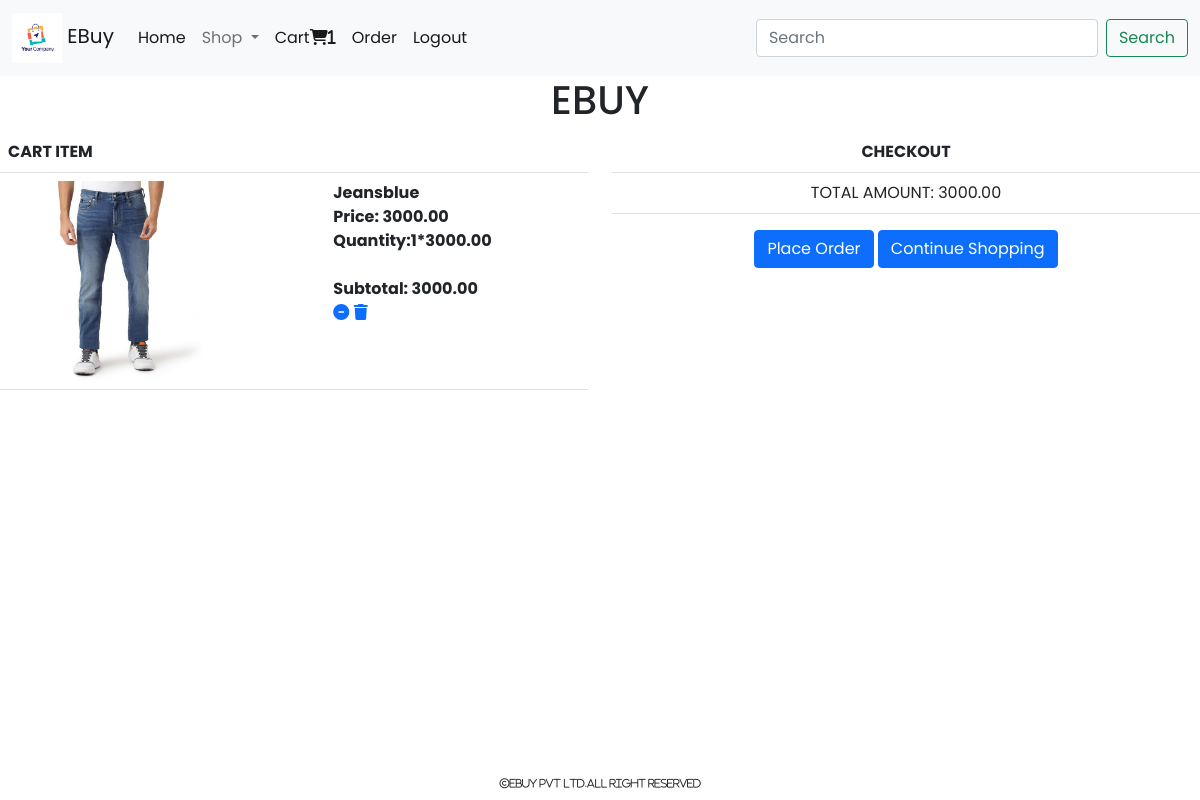
The page /cartview (signed in) on the database its author committed.
### cart/models.py (models this page shows, shortened)
class Cart(models.Model):
    product=models.ForeignKey(Products,on_delete=models.CASCADE)
    user = models.ForeignKey(User,on_delete=models.CASCADE)
    quantity =models.IntegerField()
    date_added=models.DateField(auto_now_add=True)
    def subtotal(self):
        return self.quantity*self.product.price

### shop/models.py (models this page shows, shortened)
class Products(models.Model):
    name=models.CharField(max_length=250,unique=True)
    slug=models.SlugField(max_length=250,unique=True)
    description =models.TextField(blank=True)
    image=models.ImageField(upload_to='shop/products',null=True,blank=True)
    price= models.DecimalField(max_digits=10,decimal_places=2)
    category = models.ForeignKey(Category,on_delete=models.CASCADE)
    stock=models.IntegerField()
    available=models.BooleanField(default=True)
    created=models.DateTimeField(auto_now_add=True)
    updated=models.DateTimeField(auto_now=True)

### cart/views.py (the view)
# urls.py: path('cartview',views.cartview,name='cartview'),
def cartview(request):
    total=0
    user=request.user
    try:
        cart=Cart.objects.filter(user=user)
        for i in cart:
            total+=i.quantity*i.product.price
    except Cart.DoesNotExist:
        pass
    return render(request,'cart.html',{'cart':cart,'total':total})

### cart/context_processors.py (called while the page is built)
def counter(request):
    item_count=0
    if request.user.is_authenticated:
        user=request.user
        try:
            cart =Cart.objects.filter(user=user)
            for i in cart:
                item_count +=i.quantity
        except Cart.DoesNotExist:
            item_count=0
    return {'count':item_count}

### shop/context_processors.py (called while the page is built)
def menu_links(request):
    c=Category.objects.all()
    return {'links':c}

### templates/cart.html
{% extends "base.html" %}
{% load static %}
{% block content %}
{% if not cart %}
<div>
    <h1 class="text-center">Cart is empty</h1>
    <strong><a href="{% url 'shop:allprodcat' %}">Continue Shopping</a></strong>
</div>
{% else %}
<div class="row">
    <h1 class="text-center">EBUY</h1>
    <div class="col-sm-6">
        <table class="table ">
            <tr>
                <th colspan="5">CART ITEM</th>
            </tr>
            {% for i in cart %}
            <tr>
                <td><img src="{{ i.product.image.url }} " height="200px" width="200px"></td>
                <td><strong>{{i.product.name}}</strong><br>
                <strong>Price: {{i.product.price}}</strong><br>
                <strong>Quantity:{{i.quantity}}*{{i.product.price}}</strong><br>
                <br>
                <strong>Subtotal: {{i.subtotal}}</strong><br>
                {% if i.quantity < i.product.stock %}
                <a href="{% url 'cart:add_to_cart' i.product.id %}"><i class="fa-solid fa-circle-plus"></i></a>
                <a href="{% url 'cart:cart_remove' i.product.id %}"><i class="fa-solid fa-circle-minus"></i></a>
                <a href="{% url 'cart:cart_delete' i.product.id %}"><i class="fa-solid fa-trash"></i></a>
                {% else %}
                <a href="{% url 'cart:cart_remove' i.product.id %}"><i class="fa-solid fa-circle-minus"></i></a>
                <a href="{% url 'cart:cart_delete' i.product.id %}"><i class="fa-solid fa-trash"></i></a>
                {% endif %}
            </td>
            </tr>
            {% endfor %}
        </table>
    </div>
    <div class="col-sm-6">
        <table class="table">
            <tr>
                <th colspan="5" class="text-center">CHECKOUT</th>
            </tr>
            <tr>
                <td class="text-center">TOTAL AMOUNT: {{total}}</td>
            </tr>
        </table>
        <div class="text-center">
            <a href="{% url 'cart:orderform' %}" class="btn btn-primary">Place Order</a>
            <a href="{% url 'shop:allproductcat'%}" class="btn btn-primary">Continue Shopping</a>
        </div>
    </div>
</div>
 {% endif %}
{% endblock content %}

### static/css/custom.css (style rules this page uses)
body { background-color: white; font-family: 'Poppins', sans-serif; }

### rows shown on the page
Cart: product.image (picture), product.name "Jeansblue", product.price "3000.00", quantity "1", subtotal "3000.00"

### other values the page prints
{{ count }} "1"
{{ total }} "3000.00"
